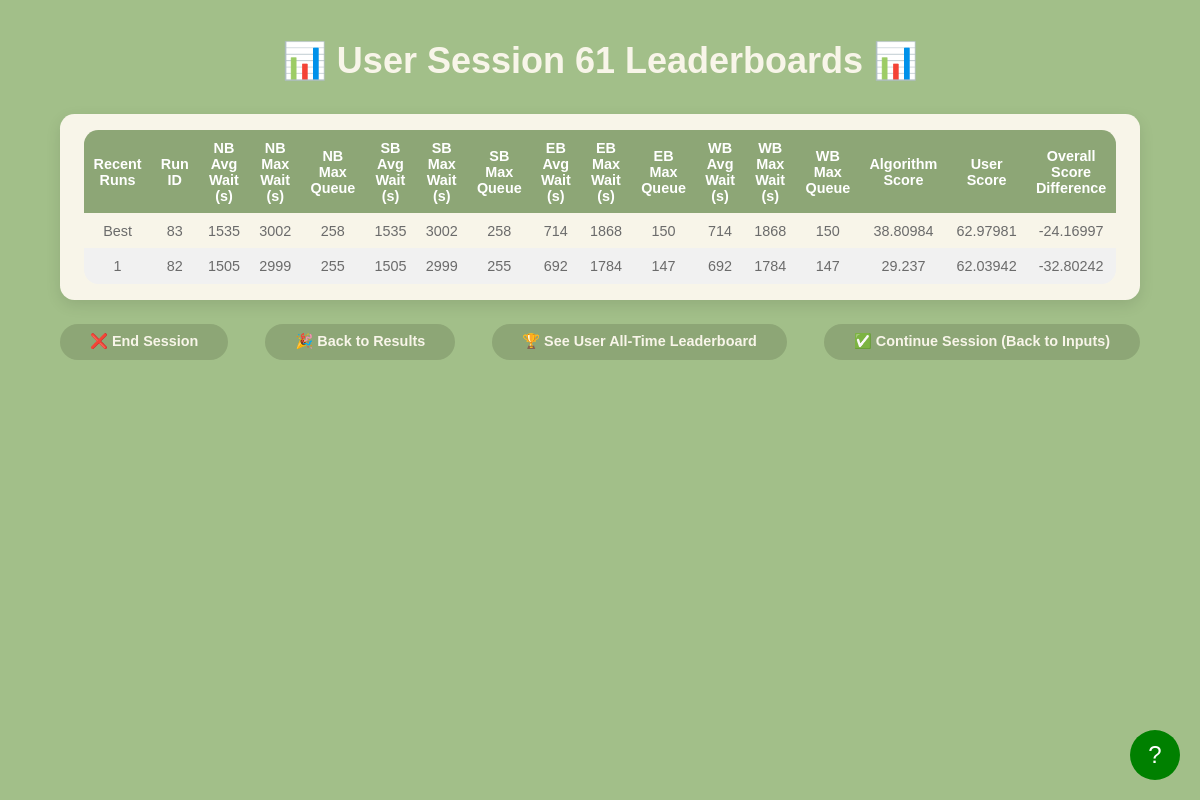
Screenshot of /session_leaderboard?session_id=61 with the database file from the repository.
### models.py (models this page shows, shortened)
class LeaderboardResult(db.Model):
    __tablename__ = 'leaderboard_results'
    id = db.Column(db.Integer, primary_key=True, autoincrement=True)
    run_id = db.Column(db.Integer, db.ForeignKey('configurations.run_id'), nullable=False)
    session_id = db.Column(db.Integer, db.ForeignKey('sessions.id'), nullable=False)
    avg_wait_time_north = db.Column(db.Float, nullable=False)
    max_wait_time_north = db.Column(db.Float, nullable=False)
    max_queue_length_north = db.Column(db.Integer, nullable=False)
    avg_wait_time_south = db.Column(db.Float, nullable=False)
    max_wait_time_south = db.Column(db.Float, nullable=False)
    max_queue_length_south = db.Column(db.Integer, nullable=False)
    avg_wait_time_east = db.Column(db.Float, nullable=False)
    max_wait_time_east = db.Column(db.Float, nullable=False)
    max_queue_length_east = db.Column(db.Integer, nullable=False)
    avg_wait_time_west = db.Column(db.Float, nullable=False)
    max_wait_time_west = db.Column(db.Float, nullable=False)
    max_queue_length_west = db.Column(db.Integer, nullable=False)

### app.py (the view)
@app.route('/session_leaderboard')
def session_leaderboard_page():
    session_id = request.args.get('session_id', type=int)
    if not session_id:
        active_session = Session.query.filter_by(active=True).order_by(Session.id.desc()).first()
        session_id = active_session.id if active_session else None
    runs = get_recent_runs_with_scores(session_id) if session_id else []
    print(get_all_time_best_configurations())
    return render_template('session_leaderboard.html', runs=runs, session_id=session_id)

### templates/session_leaderboard.html (shortened to what this page needs)
<!DOCTYPE html>
<html lang="en">
<head>
    <link rel="stylesheet" href="{{ url_for('static', filename='css/session_leaderboard.css') }}">
</head>
<body>
    <div class="header">
        <h1>📊 User Session {{ session_id }} Leaderboards 📊</h1>
    </div>
    <div class="leaderboard-container">
        <table>
            <thead>
                <tr>
                    <th>Recent Runs</th>
                    <th>Run ID</th>
                    <th>NB Avg Wait (s)</th>
                    <th>NB Max Wait (s)</th>
                    <th>NB Max Queue</th>
                    <th>SB Avg Wait (s)</th>
                    <th>SB Max Wait (s)</th>
                    <th>SB Max Queue</th>
                    <th>EB Avg Wait (s)</th>
                    <th>EB Max Wait (s)</th>
                    <th>EB Max Queue</th>
                    <th>WB Avg Wait (s)</th>
                    <th>WB Max Wait (s)</th>
                    <th>WB Max Queue</th>
                    <th>Algorithm Score</th>
                    <th>User Score</th>
                    <th>Overall Score Difference</th>
                </tr>
            </thead>
            <tbody>
                {% if runs and runs|length > 0 %}
                    {% for run in runs %}
                    <tr onclick="handleRowClick(this)">
                        <td>
                            {% if loop.first %}
                                Best
                            {% else %}
                                {{ loop.index0 }}
                            {% endif %}
                        </td>
                        <td>{{ run.run_id }}</td>
                        <td>{{ run.nb_avg_wait|round|int }}</td>
                        <td>{{ run.nb_max_wait|round|int }}</td>
                        <td>{{ run.nb_max_queue|round|int }}</td>
                        <td>{{ run.sb_avg_wait|round|int }}</td>
                        <td>{{ run.sb_max_wait|round|int }}</td>
                        <td>{{ run.sb_max_queue|round|int }}</td>
                        <td>{{ run.eb_avg_wait|round|int }}</td>
                        <td>{{ run.eb_max_wait|round|int }}</td>
                        <td>{{ run.eb_max_queue|round|int }}</td>
                        <td>{{ run.wb_avg_wait|round|int }}</td>
                        <td>{{ run.wb_max_wait|round|int }}</td>
                        <td>{{ run.wb_max_queue|round|int }}</td>
                        <td>{{ run.algorithm_score|round(5) }}</td>
                        <td>{{ run.user_score|round(5) }}</td>
                        <td>{{ run.score|round(5) }}</td>
                    </tr>
                    {% endfor %}
                {% else %}
                    <tr>
                        <td colspan="15">No session runs found.</td>
                    </tr>
                {% endif %}
            </tbody>
        </table>
    </div>
    <div class="nav-container">
        <a class="nav-button" id="endBtn" href="/index">❌ End Session</a>
        <a class="res-button" id="results" href="/back_to_results">🎉 Back to Results</a>
        <a href="/leaderboards">🏆 See User All-Time Leaderboard</a>
        <a class="nav-button" id="backBtn" href="/parameters">✅ Continue Session (Back to Inputs)</a>
    </div>
    <div id="tutorial-button">?</div>
</body>
</html>

### static/css/session_leaderboard.css (style rules this page uses)
* { margin: 0; padding: 0; box-sizing: border-box; }
html, body { width: 100%; height: 100%; overflow: hidden; }
body { background-color: #a2bf89; font-family: 'SF Pro', sans-serif; color: #6b6b6b; display: flex; flex-direction: column; align-items: center; padding: 5vh 0; }
.header { width: 90%; text-align: center; margin-bottom: 4vh; }
.header h1 { font-size: 3vw; color: #f8f5e9; font-weight: 600; }
.leaderboard-container { background-color: #f8f5e9; border-radius: 1.2vw; padding: 2vh 3vh; width: 90%; max-width: 1400px; text-align: center; box-shadow: 0px 5px 15px rgba(0, 0, 0, 0.1); }
table { width: 100%; border-collapse: collapse; border-radius: 1.2vw; overflow: hidden; }
th, td { padding: 1.2vh; text-align: center; font-size: 1.2vw; }
th { background-color: #8da676; color: white; font-weight: bold; }
tr:nth-child(even) { background-color: #f1f1f1; }
tbody tr { cursor: pointer; }
.nav-container { width: 90%; max-width: 1400px; margin-top: 3vh; display: flex; justify-content: space-between; }
.nav-container a { text-decoration: none; color: #f8f5e9; background-color: #8da676; padding: 1.2vh 2.5vw; border-radius: 2vw; font-size: 1.2vw; font-weight: 600; transition: background-color 0.3s; }
#tutorial-button { position: fixed; bottom: 20px; right: 20px; width: 50px; height: 50px; border-radius: 50%; background-color: green; color: white; text-align: center; line-height: 50px; font-size: 24px; cursor: pointer; z-index: 1000; }

### rows the page displays
LeaderboardResult: shows "Best", run_id "83", nb_avg_wait "1535", nb_max_wait "3002", nb_max_queue "258", sb_avg_wait "1535", sb_max_wait "3002", sb_max_queue "258", eb_avg_wait "714", eb_max_wait "1868", eb_max_queue "150", wb_avg_wait "714", wb_max_wait "1868", wb_max_queue "150", algorithm_score "38.80984", user_score "62.97981", score "-24.16997"
LeaderboardResult: run_id "82", nb_avg_wait "1505", nb_max_wait "2999", nb_max_queue "255", sb_avg_wait "1505", sb_max_wait "2999", sb_max_queue "255", eb_avg_wait "692", eb_max_wait "1784", eb_max_queue "147", wb_avg_wait "692", wb_max_wait "1784", wb_max_queue "147", algorithm_score "29.237", user_score "62.03942", score "-32.80242"

### other values shown
{{ session_id }} "61"
